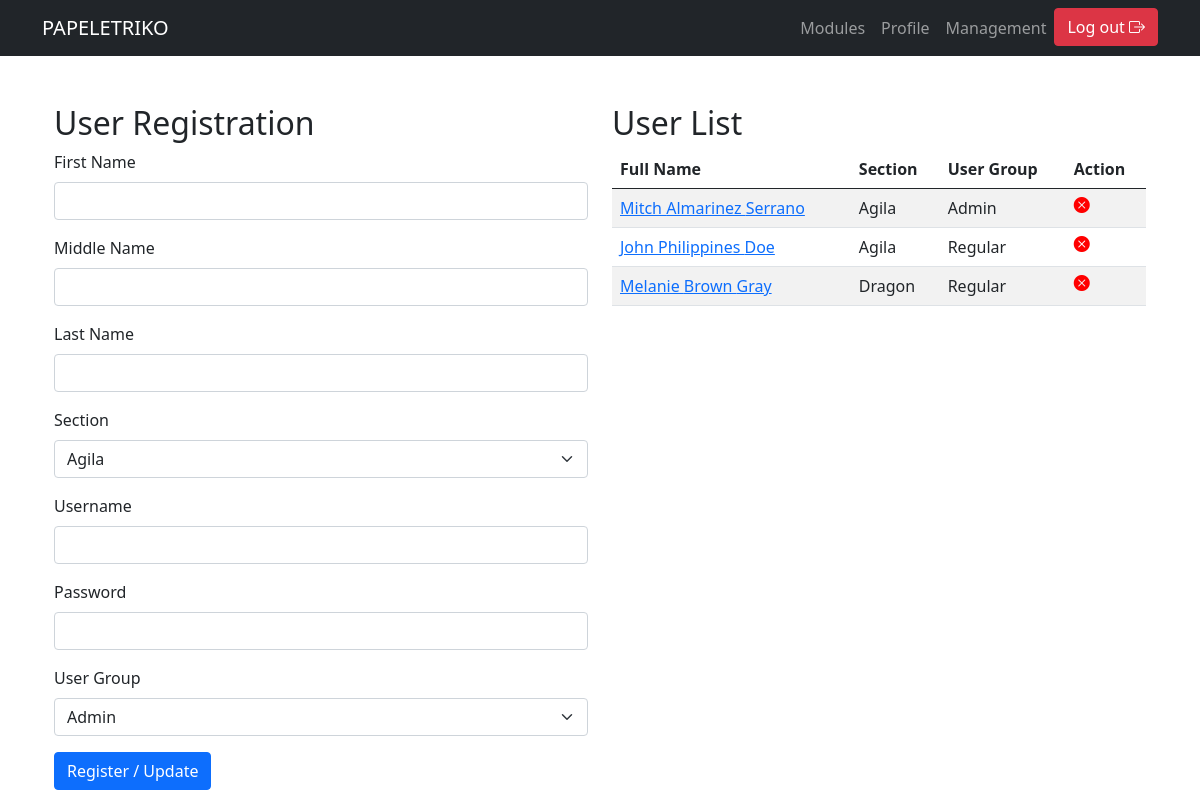
/?page=userManagement (signed in), run on the app's committed database.
### tables this page shows
CREATE TABLE `ci_user` (
  `ID` int(11) NOT NULL,
  `FIRST_NAME` varchar(255) NOT NULL,
  `MIDDLE_NAME` varchar(255) NOT NULL,
  `LAST_NAME` varchar(255) NOT NULL,
  `SECTION` varchar(255) NOT NULL,
  `USERNAME` varchar(255) NOT NULL,
  `PASSWORD` varchar(255) NOT NULL,
  `USER_GROUP` varchar(255) NOT NULL
);

### src/api/dbconn.php (called while the page is built, shortened)
<?php
$host = 'localhost';
$dbname = 'papeletriko';
$username = 'root';
$password = '';
try {
    $dbConn = new PDO("mysql:host=$host;dbname=$dbname;charset=utf8mb4", $username, $password);
    $dbConn->setAttribute(PDO::ATTR_ERRMODE, PDO::ERRMODE_EXCEPTION);
} catch (PDOException $e) {
    die("Database connection failed: " . $e->getMessage());
}
function runQuery($query, $params = [])
{
    global $dbConn;
    $stmt = $dbConn->prepare($query);
    $stmt->execute($params);
    return $stmt->fetchAll(PDO::FETCH_ASSOC);
}

### src/pages/user_management.php (the view, shortened to what this page needs)
<div class="container mt-5">
    <div class="row">
        <div class="col-md-6">
            <h2>User Registration</h2>
            <form id="userDetailsForm" method="post">
                <div class="mb-3">
                    <label for="firstName" class="form-label">First Name</label>
                    <input type="text" class="form-control" id="firstName" name="firstName" required>
                </div>
                <div class="mb-3">
                    <label for="middleName" class="form-label">Middle Name</label>
                    <input type="text" class="form-control" id="middleName" name="middleName">
                </div>
                <div class="mb-3">
                    <label for="lastName" class="form-label">Last Name</label>
                    <input type="text" class="form-control" id="lastName" name="lastName">
                </div>
                <div class="mb-3">
                    <label for="section" class="form-label">Section</label>
                    <select id="section" class="form-select">
                        <?php
                        $query = "SELECT `ID`, `SECTION_NAME` FROM `ci_section`";
                        $results = runQuery($query, $params);
                        if (!empty($results)) {
                            foreach ($results as $row) {
                                echo '<option value="' . $row['SECTION_NAME'] . '">' . $row['SECTION_NAME'] . '</option>';
                            }
                        } else {
                            echo '<option selected></option>';
                        }
                        ?>
                    </select>
                </div>
                <div class="mb-3">
                    <label for="username" class="form-label">Username</label>
                    <input type="text" class="form-control" id="username" name="username">
                </div>
                <div class="mb-3">
                    <label for="password" class="form-label">Password</label>
                    <input type="password" class="form-control" id="password" name="password">
                </div>
                <div class="mb-3">
                    <label for="userGroup" class="form-label">User Group</label>
                    <select id="userGroup" class="form-select">
                        <option value="Admin">Admin</option>
                    </select>
                </div>
                <button type="submit" id="submitBtn" class="btn btn-primary">Register / Update</button>
            </form>
        </div>
        <div class="col-md-6">
            <h2>User List</h2>
            <div style="overflow-x: auto;">
                <table class="table table-striped">
                    <thead>
                        <tr>
                            <th>Full Name</th>
                            <th>Section</th>
                            <th>User Group</th>
                            <th>Action</th>
                        </tr>
                    </thead>
                    <tbody>
                        <?php
                        $query = "SELECT `ID`, `FIRST_NAME`, `MIDDLE_NAME`, `LAST_NAME`, `SECTION`, `USERNAME`, `USER_GROUP` FROM `ci_user`";
                        $params = [];
                        $users = runQuery($query, $params);
                        foreach ($users as $user) {
                            echo "<tr>";
                            echo "<td><a href='javascript:void(0);' onclick='getProfileInfo(" . $user['ID'] . ");'>" . $user['FIRST_NAME'] . " " . $user['MIDDLE_NAME'] . " " . $user['LAST_NAME'] . "</a></td>";
                            echo "<td>" . $user['SECTION'] . "</td>";
                            echo "<td>" . $user['USER_GROUP'] . "</td>";
                            echo '<td><i class="bi bi-x-circle-fill" style="color: red; cursor: pointer;" onclick="deleteUser(' . $user['ID'] . ');"></i></td>';
                            echo "</tr>";
                        }
                        ?>
                    </tbody>
                </table>
            </div>
        </div>
    </div>
</div>

### data on the page
ci_user: FIRST_NAME "Mitch", MIDDLE_NAME "Almarinez", LAST_NAME "Serrano", SECTION "Agila", USER_GROUP "Admin"
ci_user: FIRST_NAME "John", MIDDLE_NAME "Philippines", LAST_NAME "Doe", SECTION "Agila", USER_GROUP "Regular"
ci_user: FIRST_NAME "Melanie", MIDDLE_NAME "Brown", LAST_NAME "Gray", SECTION "Dragon", USER_GROUP "Regular"

### other printed values
form field value "Agila"
